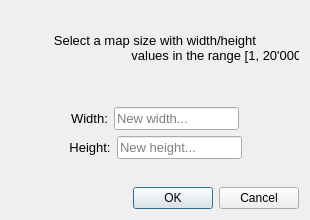
<?xml version="1.0" encoding="UTF-8"?>
<ui version="4.0">
    <class>ResizeDialogUI</class>
    <widget class="QDialog" name="ResizeDialogUI">
        <property name="geometry">
            <rect>
                <x>0</x>
                <y>0</y>
                <width>310</width>
                <height>220</height>
            </rect>
        </property>
        <property name="sizePolicy">
            <sizepolicy hsizetype="Fixed" vsizetype="Fixed">
                <horstretch>0</horstretch>
                <verstretch>0</verstretch>
            </sizepolicy>
        </property>
        <property name="minimumSize">
            <size>
                <width>310</width>
                <height>220</height>
            </size>
        </property>
        <property name="maximumSize">
            <size>
                <width>310</width>
                <height>220</height>
            </size>
        </property>
        <property name="windowTitle">
            <string>Resize tilemap</string>
        </property>
        <layout class="QGridLayout" name="gridLayout_2">
            <item row="1" column="0">
                <layout class="QVBoxLayout" name="verticalLayout">
                    <item>
                        <spacer name="verticalSpacer_2">
                            <property name="orientation">
                                <enum>Qt::Vertical</enum>
                            </property>
                            <property name="sizeHint" stdset="0">
                                <size>
                                    <width>20</width>
                                    <height>40</height>
                                </size>
                            </property>
                        </spacer>
                    </item>
                    <item>
                        <widget class="QLabel" name="infoLabel">
                            <property name="font">
                                <font>
                                    <family>Segoe UI</family>
                                    <pointsize>10</pointsize>
                                </font>
                            </property>
                            <property name="text">
                                <string>Select a map size with width/height
                                    values in the range [1, 20'000].
                                </string>
                            </property>
                            <property name="alignment">
                                <set>Qt::AlignCenter</set>
                            </property>
                        </widget>
                    </item>
                    <item>
                        <spacer name="verticalSpacer_3">
                            <property name="orientation">
                                <enum>Qt::Vertical</enum>
                            </property>
                            <property name="sizeHint" stdset="0">
                                <size>
                                    <width>20</width>
                                    <height>40</height>
                                </size>
                            </property>
                        </spacer>
                    </item>
                    <item>
                        <layout class="QHBoxLayout" name="horizontalLayout">
                            <item>
                                <spacer name="horizontalSpacer_3">
                                    <property name="orientation">
                                        <enum>Qt::Horizontal</enum>
                                    </property>
                                    <property name="sizeHint" stdset="0">
                                        <size>
                                            <width>40</width>
                                            <height>20</height>
                                        </size>
                                    </property>
                                </spacer>
                            </item>
                            <item>
                                <widget class="QLabel" name="widthLabel">
                                    <property name="font">
                                        <font>
                                            <family>Segoe UI</family>
                                            <pointsize>10</pointsize>
                                        </font>
                                    </property>
                                    <property name="text">
                                        <string>Width:</string>
                                    </property>
                                    <property name="alignment">
                                        <set>Qt::AlignCenter</set>
                                    </property>
                                </widget>
                            </item>
                            <item>
                                <widget class="QLineEdit" name="widthEdit">
                                    <property name="sizePolicy">
                                        <sizepolicy hsizetype="Minimum" vsizetype="Minimum">
                                            <horstretch>0</horstretch>
                                            <verstretch>0</verstretch>
                                        </sizepolicy>
                                    </property>
                                    <property name="font">
                                        <font>
                                            <family>Segoe UI</family>
                                            <pointsize>10</pointsize>
                                        </font>
                                    </property>
                                    <property name="placeholderText">
                                        <string>New width...</string>
                                    </property>
                                </widget>
                            </item>
                            <item>
                                <spacer name="horizontalSpacer">
                                    <property name="orientation">
                                        <enum>Qt::Horizontal</enum>
                                    </property>
                                    <property name="sizeHint" stdset="0">
                                        <size>
                                            <width>40</width>
                                            <height>20</height>
                                        </size>
                                    </property>
                                </spacer>
                            </item>
                        </layout>
                    </item>
                    <item>
                        <layout class="QHBoxLayout" name="horizontalLayout_3">
                            <item>
                                <spacer name="horizontalSpacer_4">
                                    <property name="orientation">
                                        <enum>Qt::Horizontal</enum>
                                    </property>
                                    <property name="sizeHint" stdset="0">
                                        <size>
                                            <width>40</width>
                                            <height>20</height>
                                        </size>
                                    </property>
                                </spacer>
                            </item>
                            <item>
                                <widget class="QLabel" name="heightLabel">
                                    <property name="font">
                                        <font>
                                            <family>Segoe UI</family>
                                            <pointsize>10</pointsize>
                                        </font>
                                    </property>
                                    <property name="text">
                                        <string>Height:</string>
                                    </property>
                                    <property name="alignment">
                                        <set>Qt::AlignCenter</set>
                                    </property>
                                </widget>
                            </item>
                            <item>
                                <widget class="QLineEdit" name="heightEdit">
                                    <property name="sizePolicy">
                                        <sizepolicy hsizetype="Minimum" vsizetype="Minimum">
                                            <horstretch>0</horstretch>
                                            <verstretch>0</verstretch>
                                        </sizepolicy>
                                    </property>
                                    <property name="font">
                                        <font>
                                            <family>Segoe UI</family>
                                            <pointsize>10</pointsize>
                                        </font>
                                    </property>
                                    <property name="placeholderText">
                                        <string>New height...</string>
                                    </property>
                                </widget>
                            </item>
                            <item>
                                <spacer name="horizontalSpacer_2">
                                    <property name="orientation">
                                        <enum>Qt::Horizontal</enum>
                                    </property>
                                    <property name="sizeHint" stdset="0">
                                        <size>
                                            <width>40</width>
                                            <height>20</height>
                                        </size>
                                    </property>
                                </spacer>
                            </item>
                        </layout>
                    </item>
                    <item>
                        <spacer name="verticalSpacer">
                            <property name="orientation">
                                <enum>Qt::Vertical</enum>
                            </property>
                            <property name="sizeType">
                                <enum>QSizePolicy::Expanding</enum>
                            </property>
                            <property name="sizeHint" stdset="0">
                                <size>
                                    <width>20</width>
                                    <height>40</height>
                                </size>
                            </property>
                        </spacer>
                    </item>
                </layout>
            </item>
            <item row="2" column="0">
                <widget class="QDialogButtonBox" name="buttonBox">
                    <property name="orientation">
                        <enum>Qt::Horizontal</enum>
                    </property>
                    <property name="standardButtons">
                        <set>QDialogButtonBox::Cancel|QDialogButtonBox::Ok</set>
                    </property>
                </widget>
            </item>
        </layout>
    </widget>
    <resources>
        <include location="../../tactile"/>
    </resources>
    <connections>
        <connection>
            <sender>buttonBox</sender>
            <signal>accepted()</signal>
            <receiver>ResizeDialogUI</receiver>
            <slot>accept()</slot>
            <hints>
                <hint type="sourcelabel">
                    <x>248</x>
                    <y>254</y>
                </hint>
                <hint type="destinationlabel">
                    <x>157</x>
                    <y>274</y>
                </hint>
            </hints>
        </connection>
        <connection>
            <sender>buttonBox</sender>
            <signal>rejected()</signal>
            <receiver>ResizeDialogUI</receiver>
            <slot>reject()</slot>
            <hints>
                <hint type="sourcelabel">
                    <x>316</x>
                    <y>260</y>
                </hint>
                <hint type="destinationlabel">
                    <x>286</x>
                    <y>274</y>
                </hint>
            </hints>
        </connection>
    </connections>
</ui>
